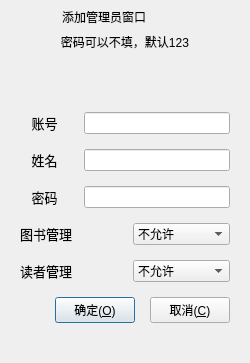
<?xml version="1.0" encoding="UTF-8"?>
<ui version="4.0">
 <class>AddAdminDialog</class>
 <widget class="QDialog" name="AddAdminDialog">
  <property name="geometry">
   <rect>
    <x>0</x>
    <y>0</y>
    <width>250</width>
    <height>363</height>
   </rect>
  </property>
  <property name="windowTitle">
   <string>添加管理员窗口</string>
  </property>
  <property name="sizeGripEnabled">
   <bool>false</bool>
  </property>
  <layout class="QVBoxLayout" name="verticalLayout_2">
   <property name="spacing">
    <number>0</number>
   </property>
   <property name="leftMargin">
    <number>0</number>
   </property>
   <property name="topMargin">
    <number>0</number>
   </property>
   <property name="rightMargin">
    <number>0</number>
   </property>
   <property name="bottomMargin">
    <number>0</number>
   </property>
   <item>
    <widget class="QWidget" name="widget_title" native="true">
     <property name="sizePolicy">
      <sizepolicy hsizetype="Preferred" vsizetype="Fixed">
       <horstretch>0</horstretch>
       <verstretch>0</verstretch>
      </sizepolicy>
     </property>
     <property name="minimumSize">
      <size>
       <width>100</width>
       <height>33</height>
      </size>
     </property>
     <layout class="QHBoxLayout" name="horizontalLayout_2">
      <property name="spacing">
       <number>0</number>
      </property>
      <property name="leftMargin">
       <number>0</number>
      </property>
      <property name="topMargin">
       <number>0</number>
      </property>
      <property name="rightMargin">
       <number>0</number>
      </property>
      <property name="bottomMargin">
       <number>0</number>
      </property>
      <item>
       <widget class="QPushButton" name="btn_Icon">
        <property name="enabled">
         <bool>false</bool>
        </property>
        <property name="font">
         <font>
          <pointsize>15</pointsize>
         </font>
        </property>
        <property name="focusPolicy">
         <enum>Qt::NoFocus</enum>
        </property>
        <property name="text">
         <string/>
        </property>
        <property name="flat">
         <bool>true</bool>
        </property>
       </widget>
      </item>
      <item>
       <widget class="QLabel" name="lab_Title">
        <property name="sizePolicy">
         <sizepolicy hsizetype="Expanding" vsizetype="Preferred">
          <horstretch>0</horstretch>
          <verstretch>0</verstretch>
         </sizepolicy>
        </property>
        <property name="styleSheet">
         <string notr="true">font: 10pt &quot;微软雅黑&quot;;</string>
        </property>
        <property name="text">
         <string>添加管理员窗口</string>
        </property>
        <property name="alignment">
         <set>Qt::AlignLeading|Qt::AlignLeft|Qt::AlignVCenter</set>
        </property>
       </widget>
      </item>
      <item>
       <widget class="QWidget" name="widget_menu" native="true">
        <property name="sizePolicy">
         <sizepolicy hsizetype="Minimum" vsizetype="Preferred">
          <horstretch>0</horstretch>
          <verstretch>0</verstretch>
         </sizepolicy>
        </property>
        <property name="layoutDirection">
         <enum>Qt::RightToLeft</enum>
        </property>
        <layout class="QHBoxLayout" name="horizontalLayout">
         <property name="spacing">
          <number>0</number>
         </property>
         <property name="leftMargin">
          <number>0</number>
         </property>
         <property name="topMargin">
          <number>0</number>
         </property>
         <property name="rightMargin">
          <number>0</number>
         </property>
         <property name="bottomMargin">
          <number>0</number>
         </property>
         <item>
          <widget class="QPushButton" name="btnMenu_Close">
           <property name="sizePolicy">
            <sizepolicy hsizetype="Minimum" vsizetype="Expanding">
             <horstretch>0</horstretch>
             <verstretch>0</verstretch>
            </sizepolicy>
           </property>
           <property name="minimumSize">
            <size>
             <width>40</width>
             <height>0</height>
            </size>
           </property>
           <property name="font">
            <font>
             <pointsize>10</pointsize>
            </font>
           </property>
           <property name="cursor">
            <cursorShape>ArrowCursor</cursorShape>
           </property>
           <property name="focusPolicy">
            <enum>Qt::NoFocus</enum>
           </property>
           <property name="toolTip">
            <string>关闭</string>
           </property>
           <property name="styleSheet">
            <string notr="true"/>
           </property>
           <property name="text">
            <string/>
           </property>
           <property name="flat">
            <bool>true</bool>
           </property>
          </widget>
         </item>
         <item>
          <widget class="QPushButton" name="btnMenu_Max">
           <property name="sizePolicy">
            <sizepolicy hsizetype="Minimum" vsizetype="Expanding">
             <horstretch>0</horstretch>
             <verstretch>0</verstretch>
            </sizepolicy>
           </property>
           <property name="minimumSize">
            <size>
             <width>31</width>
             <height>0</height>
            </size>
           </property>
           <property name="font">
            <font>
             <pointsize>10</pointsize>
            </font>
           </property>
           <property name="cursor">
            <cursorShape>ArrowCursor</cursorShape>
           </property>
           <property name="focusPolicy">
            <enum>Qt::NoFocus</enum>
           </property>
           <property name="toolTip">
            <string>最大化</string>
           </property>
           <property name="text">
            <string/>
           </property>
           <property name="flat">
            <bool>true</bool>
           </property>
          </widget>
         </item>
         <item>
          <widget class="QPushButton" name="btnMenu_Min">
           <property name="sizePolicy">
            <sizepolicy hsizetype="Minimum" vsizetype="Expanding">
             <horstretch>0</horstretch>
             <verstretch>0</verstretch>
            </sizepolicy>
           </property>
           <property name="minimumSize">
            <size>
             <width>31</width>
             <height>0</height>
            </size>
           </property>
           <property name="font">
            <font>
             <pointsize>10</pointsize>
            </font>
           </property>
           <property name="cursor">
            <cursorShape>ArrowCursor</cursorShape>
           </property>
           <property name="focusPolicy">
            <enum>Qt::NoFocus</enum>
           </property>
           <property name="toolTip">
            <string>最小化</string>
           </property>
           <property name="text">
            <string/>
           </property>
           <property name="flat">
            <bool>true</bool>
           </property>
          </widget>
         </item>
         <item>
          <widget class="QPushButton" name="btnMenu">
           <property name="sizePolicy">
            <sizepolicy hsizetype="Minimum" vsizetype="Expanding">
             <horstretch>0</horstretch>
             <verstretch>0</verstretch>
            </sizepolicy>
           </property>
           <property name="minimumSize">
            <size>
             <width>31</width>
             <height>0</height>
            </size>
           </property>
           <property name="font">
            <font>
             <pointsize>10</pointsize>
            </font>
           </property>
           <property name="cursor">
            <cursorShape>ArrowCursor</cursorShape>
           </property>
           <property name="focusPolicy">
            <enum>Qt::NoFocus</enum>
           </property>
           <property name="toolTip">
            <string>菜单</string>
           </property>
           <property name="layoutDirection">
            <enum>Qt::RightToLeft</enum>
           </property>
           <property name="text">
            <string/>
           </property>
           <property name="flat">
            <bool>true</bool>
           </property>
          </widget>
         </item>
        </layout>
       </widget>
      </item>
     </layout>
    </widget>
   </item>
   <item>
    <layout class="QVBoxLayout" name="verticalLayout">
     <property name="spacing">
      <number>15</number>
     </property>
     <property name="leftMargin">
      <number>20</number>
     </property>
     <property name="rightMargin">
      <number>20</number>
     </property>
     <property name="bottomMargin">
      <number>40</number>
     </property>
     <item>
      <widget class="QLabel" name="label_2">
       <property name="text">
        <string>&lt;html&gt;&lt;head/&gt;&lt;body&gt;&lt;p align=&quot;center&quot;&gt;密码可以不填，默认123&lt;/p&gt;&lt;/body&gt;&lt;/html&gt;</string>
       </property>
      </widget>
     </item>
     <item>
      <spacer name="verticalSpacer">
       <property name="orientation">
        <enum>Qt::Vertical</enum>
       </property>
       <property name="sizeHint" stdset="0">
        <size>
         <width>17</width>
         <height>24</height>
        </size>
       </property>
      </spacer>
     </item>
     <item>
      <layout class="QHBoxLayout" name="horizontalLayout_3" stretch="1,3">
       <item>
        <widget class="QLabel" name="label">
         <property name="font">
          <font>
           <family>微软雅黑</family>
           <pointsize>10</pointsize>
          </font>
         </property>
         <property name="text">
          <string>&lt;html&gt;&lt;head/&gt;&lt;body&gt;&lt;p align=&quot;center&quot;&gt;账号&lt;/p&gt;&lt;/body&gt;&lt;/html&gt;</string>
         </property>
        </widget>
       </item>
       <item>
        <widget class="QLineEdit" name="idEdit"/>
       </item>
      </layout>
     </item>
     <item>
      <layout class="QHBoxLayout" name="horizontalLayout_7" stretch="1,3">
       <item>
        <widget class="QLabel" name="label_6">
         <property name="font">
          <font>
           <family>微软雅黑</family>
           <pointsize>10</pointsize>
          </font>
         </property>
         <property name="text">
          <string>&lt;html&gt;&lt;head/&gt;&lt;body&gt;&lt;p align=&quot;center&quot;&gt;姓名&lt;/p&gt;&lt;/body&gt;&lt;/html&gt;</string>
         </property>
        </widget>
       </item>
       <item>
        <widget class="QLineEdit" name="nameEdit"/>
       </item>
      </layout>
     </item>
     <item>
      <layout class="QHBoxLayout" name="horizontalLayout_4" stretch="1,3">
       <item>
        <widget class="QLabel" name="label_3">
         <property name="font">
          <font>
           <family>微软雅黑</family>
           <pointsize>10</pointsize>
          </font>
         </property>
         <property name="text">
          <string>&lt;html&gt;&lt;head/&gt;&lt;body&gt;&lt;p align=&quot;center&quot;&gt;密码&lt;/p&gt;&lt;/body&gt;&lt;/html&gt;</string>
         </property>
        </widget>
       </item>
       <item>
        <widget class="QLineEdit" name="passEdit"/>
       </item>
      </layout>
     </item>
     <item>
      <layout class="QHBoxLayout" name="horizontalLayout_6">
       <item>
        <widget class="QLabel" name="label_5">
         <property name="font">
          <font>
           <family>微软雅黑</family>
           <pointsize>10</pointsize>
          </font>
         </property>
         <property name="text">
          <string>图书管理  </string>
         </property>
        </widget>
       </item>
       <item>
        <widget class="QComboBox" name="bookBox">
         <item>
          <property name="text">
           <string>不允许</string>
          </property>
         </item>
         <item>
          <property name="text">
           <string>允许</string>
          </property>
         </item>
        </widget>
       </item>
      </layout>
     </item>
     <item>
      <layout class="QHBoxLayout" name="horizontalLayout_8">
       <item>
        <widget class="QLabel" name="label_7">
         <property name="font">
          <font>
           <family>微软雅黑</family>
           <pointsize>10</pointsize>
          </font>
         </property>
         <property name="text">
          <string>读者管理  </string>
         </property>
        </widget>
       </item>
       <item>
        <widget class="QComboBox" name="readerBox">
         <item>
          <property name="text">
           <string>不允许</string>
          </property>
         </item>
         <item>
          <property name="text">
           <string>允许</string>
          </property>
         </item>
        </widget>
       </item>
      </layout>
     </item>
     <item>
      <layout class="QHBoxLayout" name="horizontalLayout_9">
       <item>
        <spacer name="horizontalSpacer_2">
         <property name="orientation">
          <enum>Qt::Horizontal</enum>
         </property>
         <property name="sizeHint" stdset="0">
          <size>
           <width>40</width>
           <height>20</height>
          </size>
         </property>
        </spacer>
       </item>
       <item>
        <widget class="QPushButton" name="btnOk">
         <property name="cursor">
          <cursorShape>PointingHandCursor</cursorShape>
         </property>
         <property name="focusPolicy">
          <enum>Qt::StrongFocus</enum>
         </property>
         <property name="styleSheet">
          <string notr="true"/>
         </property>
         <property name="text">
          <string>确定(&amp;O)</string>
         </property>
         <property name="icon">
          <iconset resource="rc.qrc">
           <normaloff>:/image/btn_ok.png</normaloff>:/image/btn_ok.png</iconset>
         </property>
         <property name="iconSize">
          <size>
           <width>20</width>
           <height>20</height>
          </size>
         </property>
        </widget>
       </item>
       <item>
        <widget class="QPushButton" name="btnCancel">
         <property name="cursor">
          <cursorShape>PointingHandCursor</cursorShape>
         </property>
         <property name="focusPolicy">
          <enum>Qt::StrongFocus</enum>
         </property>
         <property name="styleSheet">
          <string notr="true"/>
         </property>
         <property name="text">
          <string>取消(&amp;C)</string>
         </property>
         <property name="icon">
          <iconset resource="rc.qrc">
           <normaloff>:/image/btn_close.png</normaloff>:/image/btn_close.png</iconset>
         </property>
         <property name="iconSize">
          <size>
           <width>20</width>
           <height>20</height>
          </size>
         </property>
        </widget>
       </item>
      </layout>
     </item>
    </layout>
   </item>
  </layout>
 </widget>
 <resources>
  <include location="rc.qrc"/>
 </resources>
 <connections/>
</ui>
